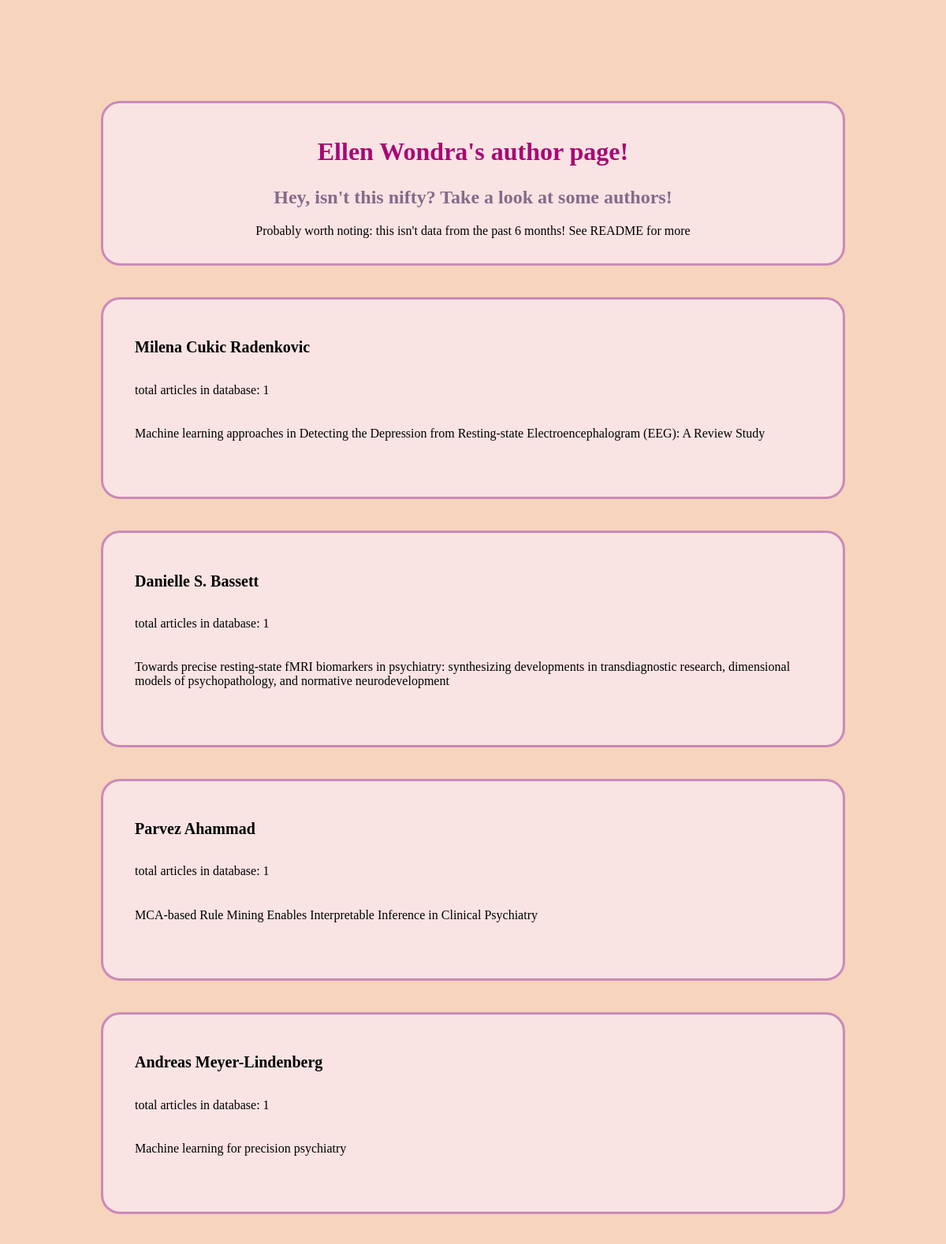
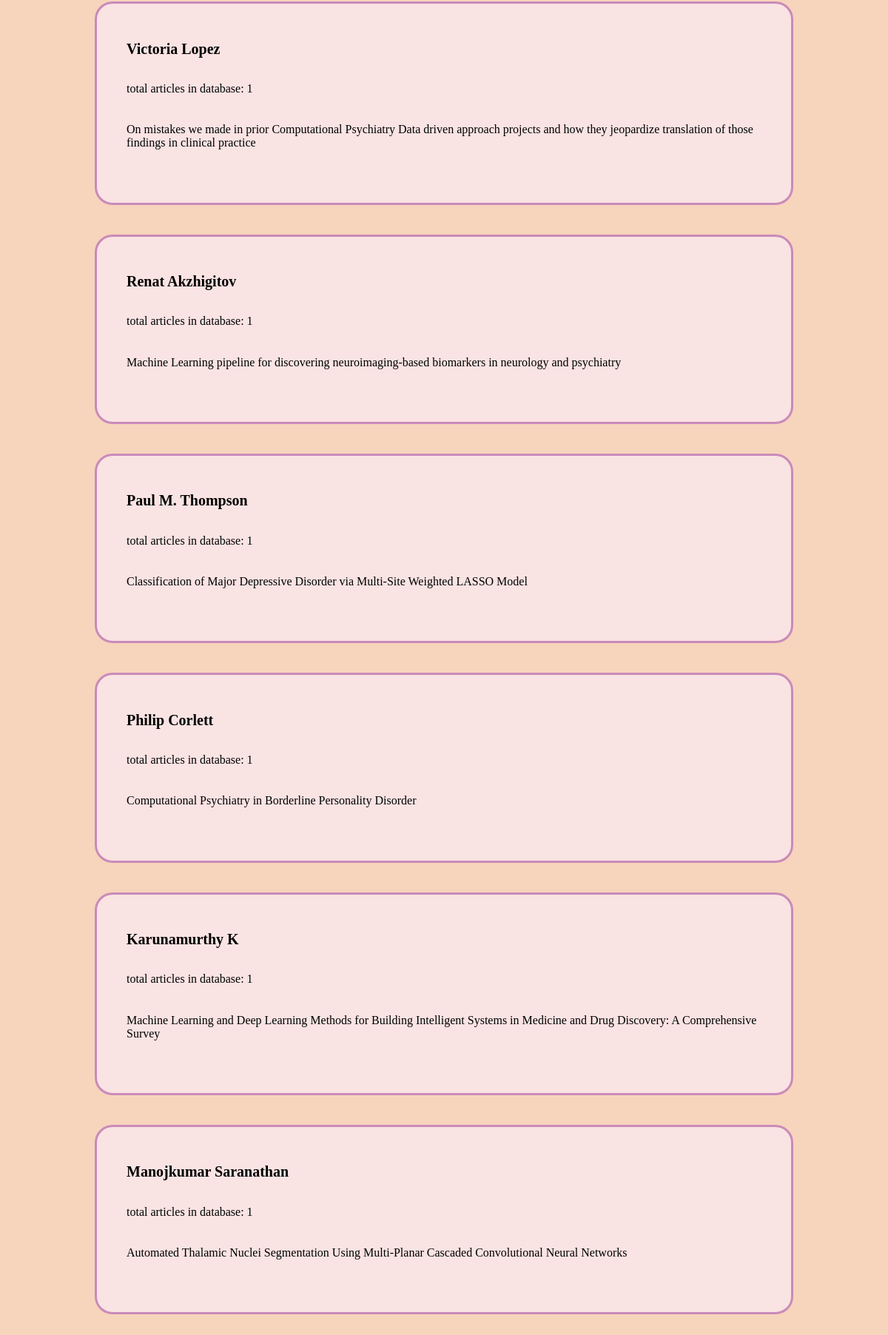
Screenshot of /authors/ with the database file from the repository (2 pictures, top to bottom).
### references/models.py (models this page shows, shortened)
class Author(models.Model):
  name = models.CharField(max_length=200)

class Article(models.Model):
  name = models.CharField(max_length=200)
  publication_date = models.DateTimeField('date published')
  author = models.ForeignKey(Author, on_delete=models.CASCADE)

### references/views.py (the view)
# urls.py: path('authors/', views.authors, name="authors"),
def authors(request):
  s = Services
  s.run_query(s)
  template = loader.get_template('references/authors.html')
  return HttpResponse(template.render({'authors': Author.objects.all()}, request))

### references/services.py (called while the page is built, shortened)
  def build_query(self, search_query):
    url_root = "http://export.arxiv.org/api/query?search_query="
    return url_root + search_query

  def get_article_data(self):
    ret = []
    params = "all:psychiatry+OR+all:therapy+OR+all:data+science+OR+all:machine+learning"
    feed = feedparser.parse(self.build_query(self, params))
    for key in feed.entries:
      ret.append({
        'name': key.title,
        'publication_date': key.published, #not currently doing anything with "updated"
        'author': key.author
      })
    return ret

  def parse_data(self, data):
    ret = []
    return ret

  def run_query(self):
    data = self.parse_data(self, self.get_article_data(self))
    return data

### references/templates/references/authors.html
{% load static %}
<link rel="stylesheet" type="text/css" href="{% static 'references/style.css' %}">
<section>
  <h1>Ellen Wondra's author page!</h1>
  <h2>Hey, isn't this nifty? Take a look at some authors!</h2>
  <p class="center">Probably worth noting: this isn't data from the past 6 months! See README for more</p>
</section>
{% for author in authors %}
  <section>
    <h5>{{author.name}}</h5>
    <p>total articles in database: {{ author.article_set.all.count }} </p>
    {% for article in author.article_set.all %}
      <h6>{{article.name}}</h6>
      <br>
    {% endfor %}
  </section>
{% endfor %}

### references/static/references/style.css (style rules this page uses)
section { background-color: #FAE3E3; border-radius: 24px; padding: 16px 40px; margin: 40px; border: 3px solid #C98BB9; }
h1, h2 { color: #A80874; font-size: 2em; text-align: center; }
h2 { color: #846B8A; font-size: 1.5em; }
h5 { font-size: 1.25em; }
h6 { font-size: 1em; font-weight: normal; }
.center { text-align: center; }

### rows the page displays
Author: name "Milena Cukic Radenkovic", article_set.all.count "1"
Article: name "Machine learning approaches in Detecting the Depression from Resting-state Electroencephalogram (EEG): A Review Study"
Author: name "Danielle S. Bassett", article_set.all.count "1"
Article: name "Towards precise resting-state fMRI biomarkers in psychiatry: synthesizing developments in transdiagnostic research, dimensional models of psychopathology, and normative neurodevelopment"
Author: name "Parvez Ahammad", article_set.all.count "1"
Article: name "MCA-based Rule Mining Enables Interpretable Inference in Clinical Psychiatry"
Author: name "Andreas Meyer-Lindenberg", article_set.all.count "1"
Article: name "Machine learning for precision psychiatry"
Author: name "Victoria Lopez", article_set.all.count "1"
Article: name "On mistakes we made in prior Computational Psychiatry Data driven approach projects and how they jeopardize translation of those findings in clinical practice"
Author: name "Renat Akzhigitov", article_set.all.count "1"
Article: name "Machine Learning pipeline for discovering neuroimaging-based biomarkers in neurology and psychiatry"
Author: name "Paul M. Thompson", article_set.all.count "1"
Article: name "Classification of Major Depressive Disorder via Multi-Site Weighted LASSO Model"
Author: name "Philip Corlett", article_set.all.count "1"
Article: name "Computational Psychiatry in Borderline Personality Disorder"
Author: name "Karunamurthy K", article_set.all.count "1"
Article: name "Machine Learning and Deep Learning Methods for Building Intelligent Systems in Medicine and Drug Discovery: A Comprehensive Survey"
Author: name "Manojkumar Saranathan", article_set.all.count "1"
Article: name "Automated Thalamic Nuclei Segmentation Using Multi-Planar Cascaded Convolutional Neural Networks"
